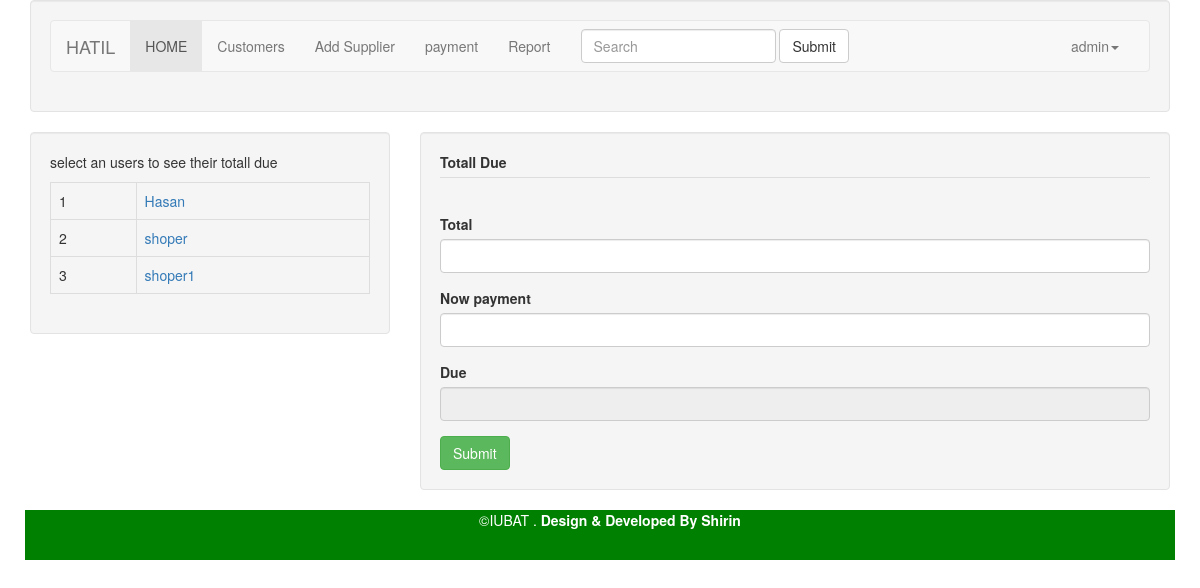
Page /admin/dealers/payment.php (signed in) on the committed database.
### tables this page shows
CREATE TABLE `p_sell` (
  `id` int(11) NOT NULL,
  `p_id` varchar(200) NOT NULL,
  `p_prize` varchar(200) NOT NULL,
  `p_quantity` varchar(200) NOT NULL,
  `totall_prize` varchar(200) NOT NULL,
  `users` varchar(200) NOT NULL,
  `sel_date_time` date NOT NULL,
  `activation` int(10) NOT NULL DEFAULT '0',
  `dealer` varchar(200) NOT NULL
);

### admin/dealers/payment.php (the view, shortened to what this page needs)
 <?php  include('files/header.php'); ?>
<?php  include('files/menu.php'); ?>
	<div class="container">
		<div class="row">
			<div class="col-md-4">
				<div class="well">
					<p>select an users to see their totall due</p>
					<table class="table table-stripped table-bordered">
						   <?php
					       $db = new Db();
					       $i=0;
					       	$obj = $db->getConnection();
					      $sql = "SELECT `id`, `users` FROM `p_sell` WHERE `activation` = '0' GROUP by `users`";
					      $qury = $obj->prepare($sql);
					      $qury->execute();
					      while ($row=$qury->fetch(PDO::FETCH_ASSOC)) {$i++;?>
					      			<tr> <td><?php echo $i;?></td>
					      				<td><a class="scroll" href="#" ><?php echo $row['users'];?>
					      				</a>
					      				</td>
					      				</tr>
					   <?php    }
						    ?>
							</table>
				</div>
			</div>
			<div class="col-md-8">
				<div class="well">
					<div id="datashow">
						<form action=""  id="payment_form">
							<div class="form-group">
			<td> <label  for="exampleInputEmail3">Totall Due</label></td>
			<td>
			<table class="table" id="mytable">
			<tbody>
				<tr>
					<td id="name"></td>
					<td id="quantity"></td>
					<td id="total_price"></td>
				</tr>
				</tbody>
			</table>
			</td>
			</div>
			<div class="form-group">
			<td> <label  for="exampleInputEmail3">Total</label></td>
			<td> <input type="text" name="dataresult" id="dataresult" class="form-control"  ></td>
			</div>
			<div class="form-group">
			<td> <label  for="exampleInputEmail3">Now payment</label></td>
			<td> <input type="text" name="payment" id="now_payment" class="form-control"  ></td>
			</div>
			<div class="form-group">
			<td> <label  for="exampleInputEmail3">Due</label></td>
			<td> <input type="text" name="due" id="due" class="form-control"  readonly="true" ></td>
			</div>
			<button class="btn btn-success" type="button" name="payment-btn" id="pay">Submit</button>
						</form>
					</div>
				</div>
			</div>
		</div>
	</div>
 <?php  include('files/footer.php'); ?>

### rows in the picture
p_sell: users "Hasan"
p_sell: users "shoper"
p_sell: users "shoper1"

### other values in the picture
$_SESSION['username'] "admin"
